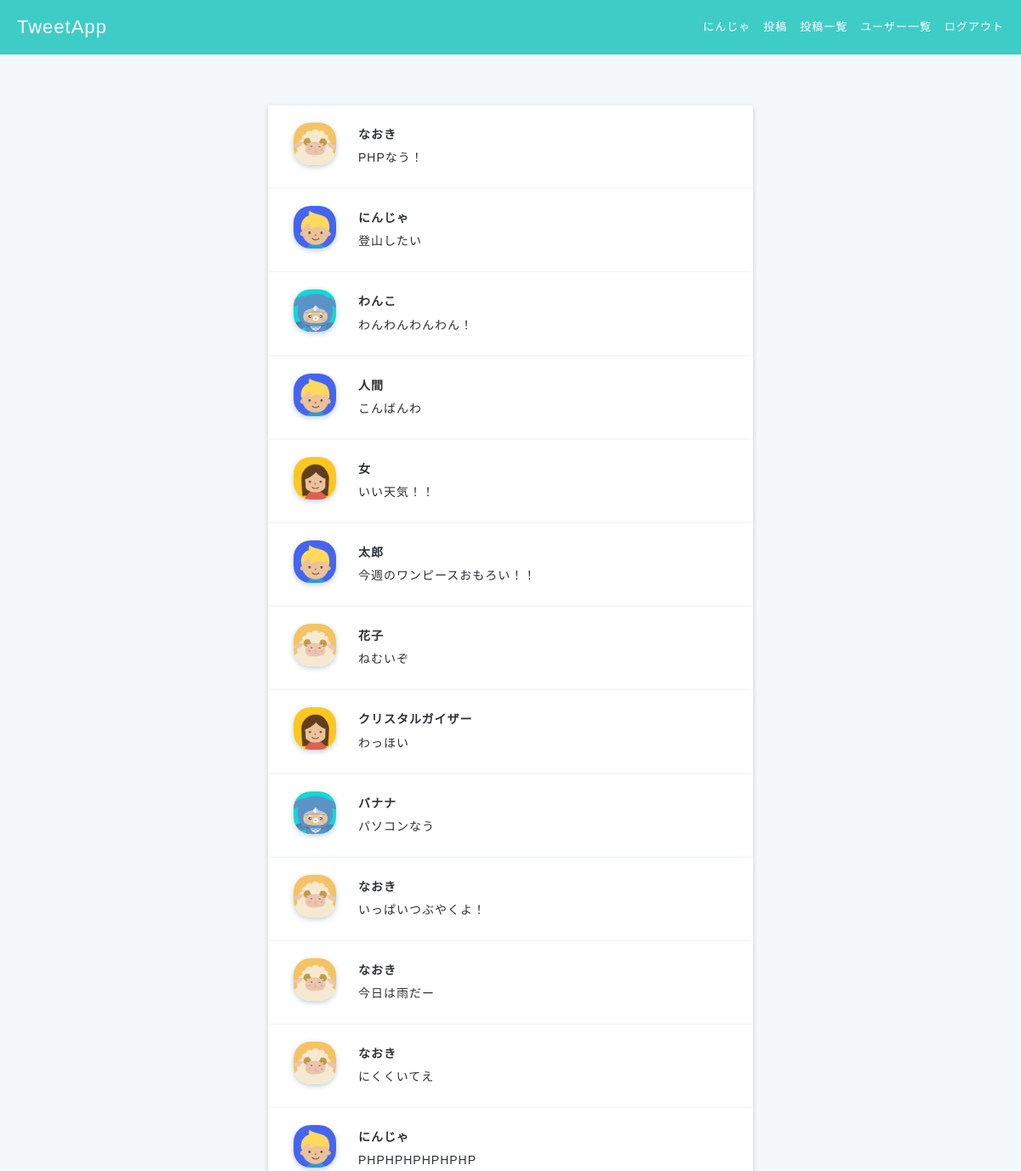
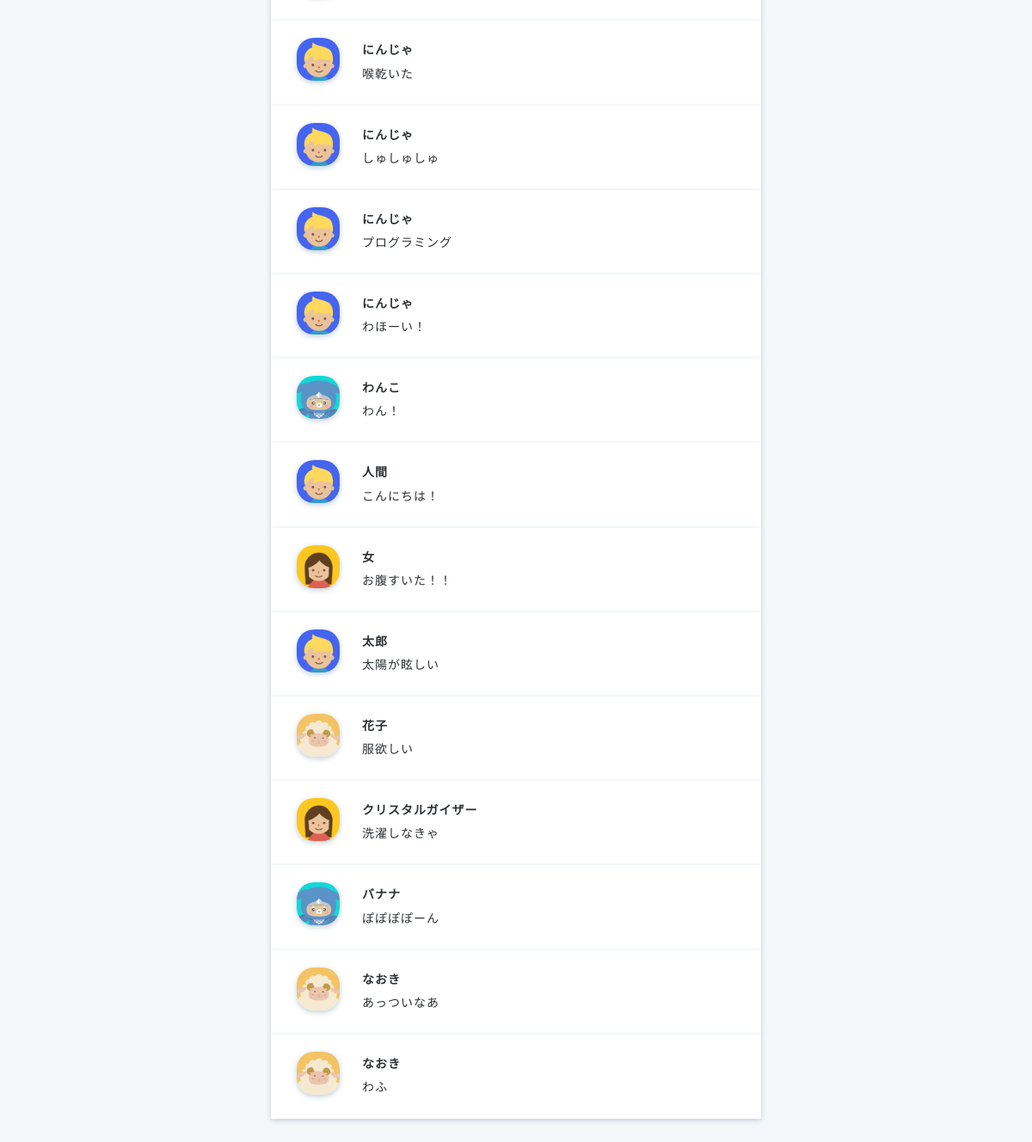
/posts.php (signed in), run on the app's committed database (2 pictures, top to bottom).
### tables this page shows
create table tweets (
tweet_id int auto_increment primary key,
user_id int not null,
content varchar(140) not null,
created datetime default current_timestamp,
updated datetime default current_timestamp on update current_timestamp,
foreign key(user_id) references users(id)
);

create table users (
id int auto_increment  primary key,
name varchar(100) not null,
email varchar(100) not null unique,
password varchar(100) not null,
created datetime default current_timestamp,
updated datetime default current_timestamp on update current_timestamp
);

### posts.php (the view, shortened to what this page needs)
<?php require 'header.php'; ?>
<?php
$sql=$pdo->prepare('
  SELECT * FROM tweets
  LEFT OUTER JOIN users
  ON tweets.user_id = users.id
  ORDER BY tweets.updated DESC');
$sql->execute([]);
?>
<div class="main posts-index">
  <div class="container">
    <?php foreach ($sql->fetchAll() as $row): ?>
    <div class="posts-index-item">
      <div class="post-left"><img src="img/<?=$row['id'] ?>.jpg"></div>
      <div class="post-right">
        <div class="post-user-name"><a href="users_show.php?id=<?=$row['id'] ?>"><?=$row['name'] ?></a></div>
        <a href="posts_show.php?tweet_id=<?=$row['tweet_id'] ?>"><?=$row['content'] ?></a>
      </div>
    </div>
    <?php endforeach; ?>
  </div>
</div>

### css/style.css (style rules this page uses)
* { box-sizing: border-box; }
html { font: 100%/1.5 'Avenir Next', 'Hiragino Sans', sans-serif; line-height: 1.7; letter-spacing: 1px; }
a { text-decoration: none; color: #2d3133; font-size: 14px; }
body { color: #2d3133; background-color: #3ecdc6; margin: 0; min-height: 1vh; }
.main { position: absolute; top: 64px; width: 100%; height: auto; min-height: 100%; background-color: #f5f8fa; }
.container { max-width: 600px; margin: 60px auto; padding-left: 15px; padding-right: 15px; clear: both; }
.posts-index-item { padding: 20px 30px; background-color: white; overflow: hidden; box-shadow: 0 2px 6px #c1ced7; }
.post-left img { width: 50px; height: 50px; border-radius: 40%; box-shadow: 0 2px 6px #c1ced7; object-fit: cover; }
.post-user-name a { font-weight: 600; }
.post-left { float: left; width: 10%; }
.post-right { float: left; width: 90%; padding-left: 25px; text-align: left; }

### data on the page
tweets: user.name "なおき", content "PHPなう！"
tweets: user.name "にんじゃ", content "登山したい"
tweets: user.name "わんこ", content "わんわんわんわん！"
tweets: user.name "人間", content "こんばんわ"
tweets: user.name "女", content "いい天気！！"
tweets: user.name "太郎", content "今週のワンピースおもろい！！"
tweets: user.name "花子", content "ねむいぞ"
tweets: user.name "クリスタルガイザー", content "わっほい"
tweets: user.name "バナナ", content "パソコンなう"
tweets: user.name "なおき", content "いっぱいつぶやくよ！"
tweets: user.name "なおき", content "今日は雨だー"
tweets: user.name "なおき", content "にくくいてえ"
tweets: user.name "にんじゃ", content "PHPHPHPHPHPHP"
tweets: user.name "にんじゃ", content "喉乾いた"
tweets: user.name "にんじゃ", content "しゅしゅしゅ"
tweets: user.name "にんじゃ", content "プログラミング"
tweets: user.name "にんじゃ", content "わほーい！"
tweets: user.name "わんこ", content "わん！"
tweets: user.name "人間", content "こんにちは！"
tweets: user.name "女", content "お腹すいた！！"
tweets: user.name "太郎", content "太陽が眩しい"
tweets: user.name "花子", content "服欲しい"
tweets: user.name "クリスタルガイザー", content "洗濯しなきゃ"
tweets: user.name "バナナ", content "ぽぽぽぽーん"
tweets: user.name "なおき", content "あっついなあ"
tweets: user.name "なおき", content "わふ"

### other printed values
$_SESSION['user']['name'] "にんじゃ"
